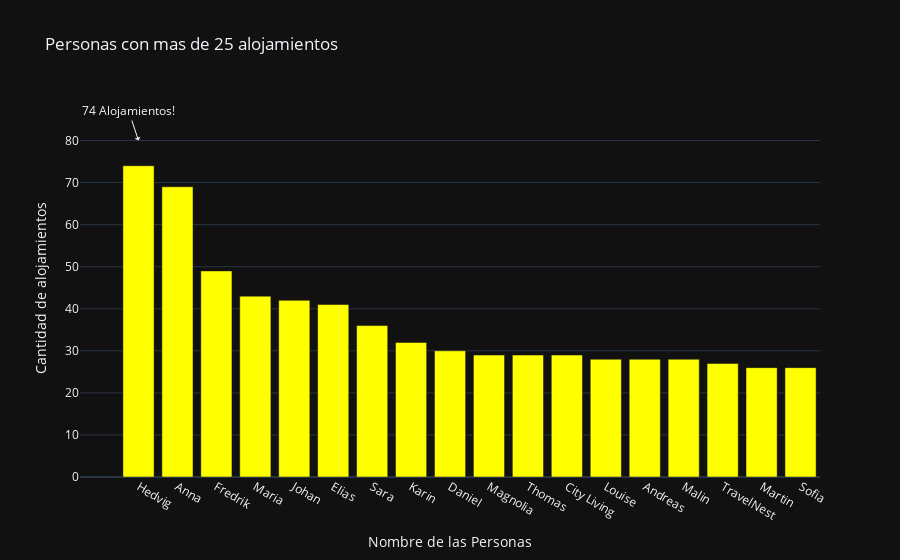

The notebook cell saved with this chart:
### Code cell
fig7 = px.bar(narr2, title="Personas con mas de 25 alojamientos", template = 'plotly_dark',
                color_discrete_sequence=["yellow"],
                labels={'index':'Nombre de las Personas', 'value':'Cantidad de alojamientos'})
fig7.update_layout(showlegend=False)
fig7.add_annotation( # add a text callout with arrow
    text="74 Alojamientos!", x="Hedvig", y=80, arrowhead=1, showarrow=True)
fig7.show()

### Figure 1 — Plotly figure (JSON) as saved in the notebook; plotly's stock layout.template omitted (floating-point values rounded to 4 significant figures)
{"data": [{"alignmentgroup": "True", "hovertemplate": "variable=host_name<br>Nombre de las Personas=%{x}<br>Cantidad de alojamientos=%{y}<extra></extra>", "legendgroup": "host_name", "marker": {"color": "yellow", "pattern": {"shape": ""}}, "name": "host_name", "offsetgroup": "host_name", "orientation": "v", "showlegend": true, "textposition": "auto", "type": "bar", "x": ["Hedvig", "Anna", "Fredrik", "Maria", "Johan", "Elias", "Sara", "Karin", "Daniel", "Magnolia", "Thomas", "City Living", "Louise", "Andreas", "Malin", "TravelNest", "Martin", "Sofia"], "xaxis": "x", "y": [74, 69, 49, 43, 42, 41, 36, 32, 30, 29, 29, 29, 28, 28, 28, 27, 26, 26], "yaxis": "y"}], "layout": {"annotations": [{"arrowhead": 1, "showarrow": true, "text": "74 Alojamientos!", "x": "Hedvig", "y": 80}], "barmode": "relative", "legend": {"title": {"text": "variable"}, "tracegroupgap": 0}, "showlegend": false, "title": {"text": "Personas con mas de 25 alojamientos"}, "xaxis": {"anchor": "y", "domain": [0, 1], "title": {"text": "Nombre de las Personas"}}, "yaxis": {"anchor": "x", "domain": [0, 1], "title": {"text": "Cantidad de alojamientos"}}}}
